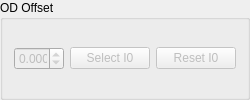
              <widget class="QGroupBox" name="ODoff">
               <property name="sizePolicy">
                <sizepolicy hsizetype="Preferred" vsizetype="Expanding">
                 <horstretch>0</horstretch>
                 <verstretch>0</verstretch>
                </sizepolicy>
               </property>
               <property name="title">
                <string>OD Offset</string>
               </property>
               <layout class="QVBoxLayout" name="verticalLayout_5">
                <item>
                 <layout class="QGridLayout" name="gridLayout_4">
                  <item row="0" column="0">
                   <widget class="QDoubleSpinBox" name="ODOffSpinBox">
                    <property name="enabled">
                     <bool>false</bool>
                    </property>
                    <property name="maximumSize">
                     <size>
                      <width>50</width>
                      <height>16777215</height>
                     </size>
                    </property>
                    <property name="locale">
                     <locale language="C" country="AnyCountry"/>
                    </property>
                    <property name="decimals">
                     <number>3</number>
                    </property>
                    <property name="minimum">
                     <double>-99.989999999999995</double>
                    </property>
                    <property name="singleStep">
                     <double>0.010000000000000</double>
                    </property>
                   </widget>
                  </item>
                  <item row="0" column="1">
                   <widget class="QPushButton" name="HistoI0pb">
                    <property name="enabled">
                     <bool>false</bool>
                    </property>
                    <property name="text">
                     <string>Select I0</string>
                    </property>
                   </widget>
                  </item>
                  <item row="0" column="2">
                   <widget class="QPushButton" name="pushButton">
                    <property name="enabled">
                     <bool>false</bool>
                    </property>
                    <property name="text">
                     <string>Reset I0</string>
                    </property>
                   </widget>
                  </item>
                 </layout>
                </item>
               </layout>
              </widget>
